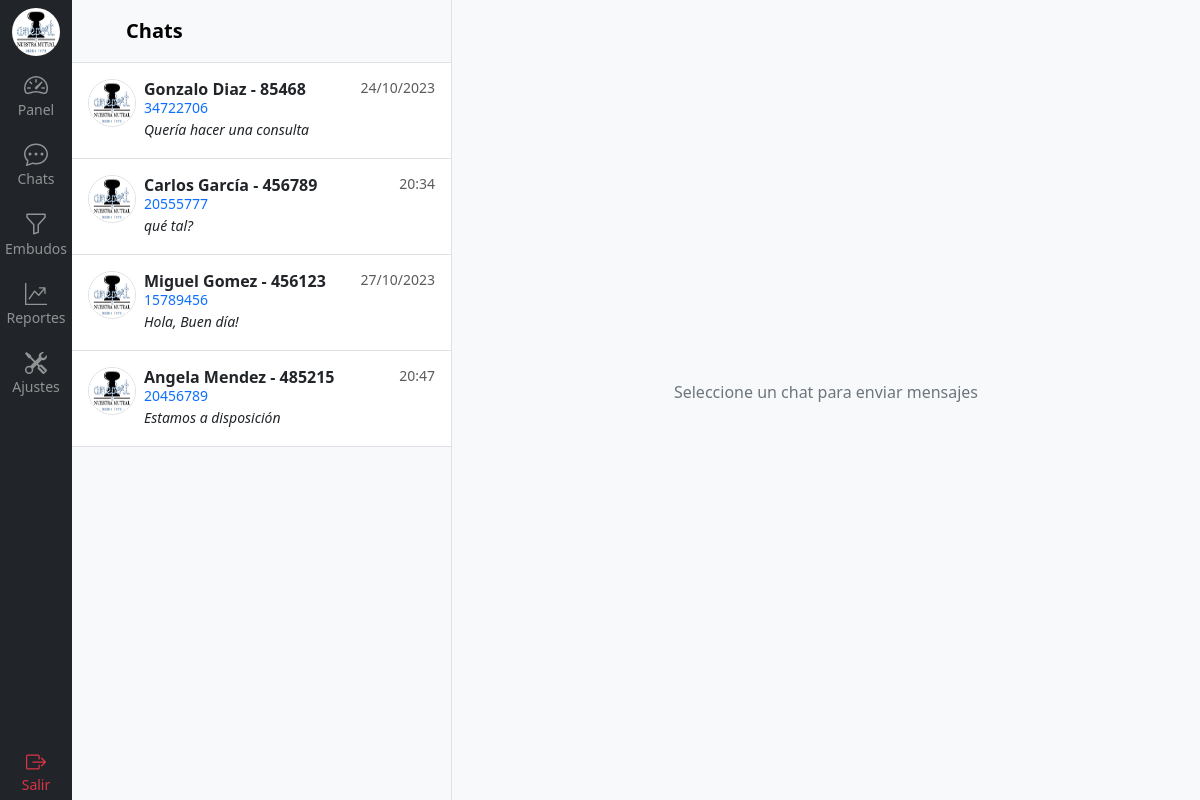
Page /rooms/chats/ (signed in) on the committed database.
### room/models.py (models this page shows, shortened)
class Room(models.Model):
    nombre = models.CharField(max_length=100)
    apellido = models.CharField(max_length=100)
    dni = models.CharField(max_length=11)
    telefono = models.CharField(max_length=30)
    email = models.EmailField(max_length=60)
    empresa = models.CharField(max_length=100)
    nro_socio = models.PositiveIntegerField()
    integracion = models.ForeignKey(Integracion, on_delete=models.CASCADE)
    slug = models.SlugField(unique=True)

class Message(models.Model):
    contacto = models.ForeignKey(Room, related_name='messages', on_delete=models.CASCADE)
    usuario = models.ForeignKey(User, related_name='messages', on_delete=models.CASCADE, null=True)
    contenido = models.TextField()
    recibido = models.BooleanField(default=False)
    fecha_hora = models.DateTimeField(auto_now_add=True)
    class Meta:
        ordering = ('fecha_hora',)

### room/views.py (the view)
# urls.py: path('chats/', views.chats, name='chats'),
@login_required
def chats(request):
    rooms = Room.objects.prefetch_related(
        Prefetch('messages', queryset=Message.objects.order_by('-fecha_hora')[:1], to_attr='last_message')
    )
    return render(request, 'room/chats.html', {'rooms': rooms})

### templates/room/chats.html (shortened to what this page needs)
{% extends 'base.html' %}
{% load static %}
{% load humanize %}
{% block content %}
{% include 'navbar.html' %}
  <div class="d-flex flex-column align-items-stretch flex-shrink-0 bg-body-tertiary border-end" style="width: 380px;">
      <a href="/" class="d-flex align-items-center flex-shrink-0 p-3 link-body-emphasis text-decoration-none border-bottom">
        <svg class="bi pe-none me-2" width="30" height="24"><use xlink:href="#bootstrap"></use></svg>
        <span class="fs-5 fw-semibold">Chats</span>
      </a>
      <div id="room-list" class="list-group list-group-flush border-bottom overflow-y-scroll">
        {% for room in rooms %}
        <a id="{{ room.nro_socio }}" href="{% url 'room:chat' room.slug %}" class="d-flex gap-2 list-group-item py-3 lh-sm">
          <div>
            <img src="{% static 'img/logo.png' %}" alt="mdo" width="48" height="48" class="rounded-circle border">
          </div>
          <div class="w-100">
            <div class="d-flex justify-content-between">
              <div class="d-flex flex-column mb-1">
                {% if room.nombre %}
                  <strong>{{ room.nombre }} {{ room.apellido}} - {{ room.nro_socio }}</strong>
                {% else %}
                  <strong>{{ room.telefono }}</strong>
                {% endif %}
                <small class="text-primary">{{ room.dni }}</small>
              </div>
              <small class="text-body-secondary message-date">
                {% now "d/m/Y" as todays_date %}
                {% if todays_date == room.last_message.0.fecha_hora|date:"d/m/Y" %}
                    {{ room.last_message.0.fecha_hora|time:"H:i" }}
                {% else %}
                    {{ room.last_message.0.fecha_hora|date:"d/m/Y" }}
                {% endif %}
              </small>
            </div>
            <div class="col-10 mb-1 small fst-italic message-content">{{ room.last_message.0.contenido|truncatechars:50 }}</div>
          </div>
        </a>
        {% endfor %}
      </div>
  </div>
  {% if chat_messages %}
    {% include 'room/messages.html' %}
  {% else %}
    <div class="flex-grow-1 d-flex align-items-center justify-content-center bg-body-tertiary">
      <p class="text-secondary">Seleccione un chat para enviar mensajes</p>
    </div>
  {% endif %}
{% endblock %}

### rows in the picture
Room: nombre "Gonzalo", apellido "Diaz", nro_socio "85468", dni "34722706", last_message.0.fecha_hora "24/10/2023", last_message.0.contenido "Quería hacer una consulta"
Room: nombre "Carlos", apellido "García", nro_socio "456789", dni "20555777", last_message.0.fecha_hora "20:34", last_message.0.contenido "qué tal?"
Room: nombre "Miguel", apellido "Gomez", nro_socio "456123", dni "15789456", last_message.0.fecha_hora "27/10/2023", last_message.0.contenido "Hola, Buen día!"
Room: nombre "Angela", apellido "Mendez", nro_socio "485215", dni "20456789", last_message.0.fecha_hora "20:47", last_message.0.contenido "Estamos a disposición"
